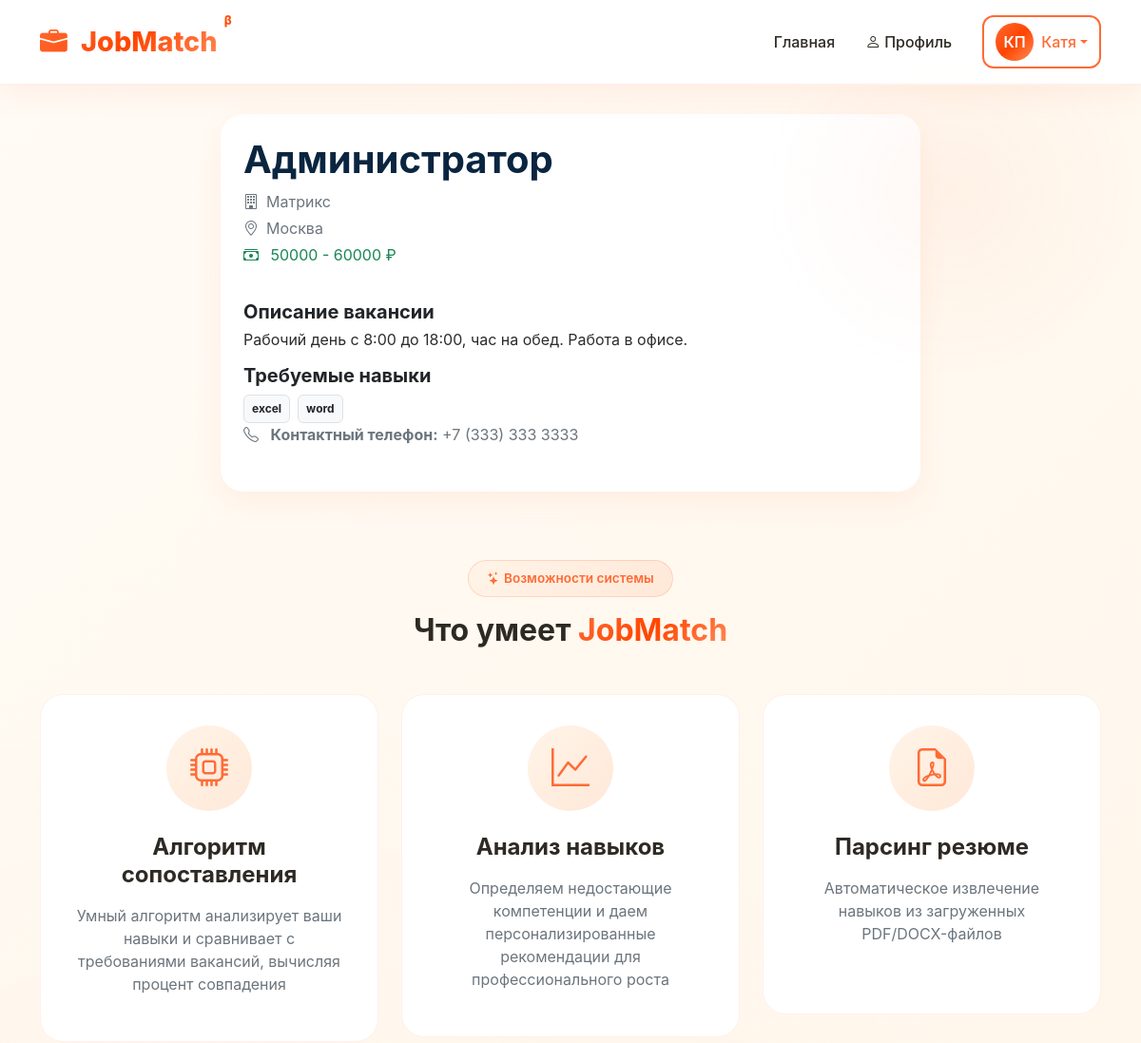
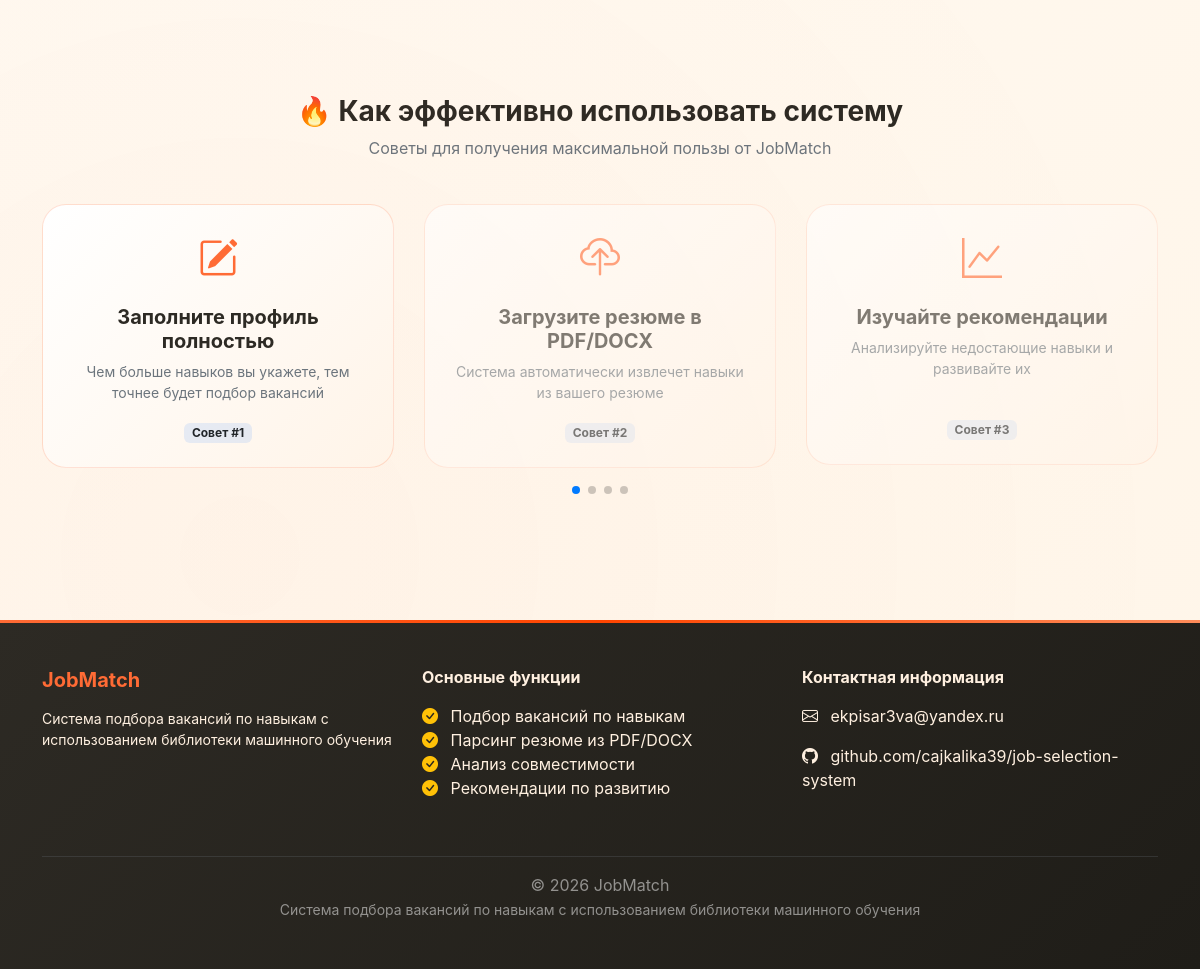
Screenshot of /vacancy/2 (signed in) with the database file from the repository (2 pictures, top to bottom).
### models.py (models this page shows, shortened)
class User(UserMixin, db.Model):
    __tablename__ = 'users'
    id = db.Column(db.Integer, primary_key=True)
    email = db.Column(db.String(120), unique=True, nullable=False)
    password_hash = db.Column(db.String(200), nullable=False)
    first_name = db.Column(db.String(50), nullable=False)
    last_name = db.Column(db.String(50), nullable=False)
    phone = db.Column(db.String(20), nullable=True)
    role = db.Column(db.String(20), nullable=False, default='job_seeker')
    company_name = db.Column(db.String(100), nullable=True)
    created_at = db.Column(db.DateTime, default=lambda: datetime.now(timezone.utc))
    skills = db.relationship('UserSkill', back_populates='user', cascade='all, delete-orphan')
    applications = db.relationship('Application', back_populates='applicant', cascade='all, delete-orphan')
    posted_vacancies = db.relationship('Vacancy', back_populates='employer', cascade='all, delete-orphan')
    @property
    def is_employer(self):
        return self.role == 'employer'
    @property
    def is_job_seeker(self):
        return self.role == 'job_seeker'

class Vacancy(db.Model):
    __tablename__ = 'vacancies'
    id = db.Column(db.Integer, primary_key=True)
    title = db.Column(db.String(100), nullable=False)
    company = db.Column(db.String(100))
    description = db.Column(db.Text)
    salary_min = db.Column(db.Integer)
    salary_max = db.Column(db.Integer)
    location = db.Column(db.String(100))
    url = db.Column(db.String(200))
    employer_phone = db.Column(db.String(20), nullable=True)
    posted_by = db.Column(db.Integer, db.ForeignKey('users.id'), nullable=True)
    created_at = db.Column(db.DateTime, default=lambda: datetime.now(timezone.utc))  # исправлено
    skills = db.relationship('VacancySkill', back_populates='vacancy', cascade='all, delete-orphan')
    applications = db.relationship('Application', back_populates='vacancy', cascade='all, delete-orphan')
    employer = db.relationship('User', back_populates='posted_vacancies')

class VacancySkill(db.Model):
    __tablename__ = 'vacancy_skills'
    id = db.Column(db.Integer, primary_key=True)
    vacancy_id = db.Column(db.Integer, db.ForeignKey('vacancies.id'), nullable=False)
    skill_id = db.Column(db.Integer, db.ForeignKey('skills.id'), nullable=False)
    vacancy = db.relationship('Vacancy', back_populates='skills')
    skill = db.relationship('Skill', back_populates='vacancies')
    __table_args__ = (db.UniqueConstraint('vacancy_id', 'skill_id'),)

class Skill(db.Model):
    __tablename__ = 'skills'
    id = db.Column(db.Integer, primary_key=True)
    name = db.Column(db.String(50), unique=True, nullable=False)
    vacancies = db.relationship('VacancySkill', back_populates='skill', cascade='all, delete-orphan')
    users = db.relationship('UserSkill', back_populates='skill', cascade='all, delete-orphan')

### app.py (the view, shortened to what this page needs)
    @app.route('/vacancy/<int:vacancy_id>')
    def vacancy_detail(vacancy_id):
        from models import Vacancy
        from forms import ApplicationForm
        vacancy = Vacancy.query.get_or_404(vacancy_id)
        form = ApplicationForm()
        has_applied = False
        return render_template('vacancy_detail.html',
                               vacancy=vacancy,
                               form=form,
                               has_applied=has_applied)

### templates/vacancy_detail.html (shortened to what this page needs)
{% extends "base.html" %}
{% block content %}
<div class="container py-4">
    <div class="row">
        <div class="col-lg-8 mx-auto">
            <div class="card p-4">
                <h1 class="fw-bold mb-2" style="color: #0a2540;">{{ vacancy.title }}</h1>
                <div class="mb-3">
                    <p class="text-secondary mb-1">
                        <i class="bi bi-building me-2"></i>{{ vacancy.company or 'Компания не указана' }}
                    </p>
                    {% if vacancy.location %}
                    <p class="text-secondary mb-1">
                        <i class="bi bi-geo-alt me-2"></i>{{ vacancy.location }}
                    </p>
                    {% endif %}
                    {% if vacancy.salary_min or vacancy.salary_max %}
                    <p class="text-success mb-1">
                        <i class="bi bi-cash-stack me-2"></i>
                        {% if vacancy.salary_min and vacancy.salary_max %}
                            {{ vacancy.salary_min }} - {{ vacancy.salary_max }} ₽
                        {% elif vacancy.salary_min %}
                            от {{ vacancy.salary_min }} ₽
                        {% elif vacancy.salary_max %}
                            до {{ vacancy.salary_max }} ₽
                        {% endif %}
                    </p>
                    {% endif %}
                </div>
                <h5 class="fw-bold mb-2 mt-3">Описание вакансии</h5>
                <div style="white-space: pre-wrap; line-height: 1.2; font-size: 1rem; color: #2c2c2c;">
                    {%- if vacancy.description -%}
                        {%- set text = vacancy.description|replace('\\n', '\n') -%}
                        {%- for line in text.split('\n') -%}
                            {{- line -}}{% if not loop.last %}<br>{% endif %}
                        {%- endfor -%}
                    {%- else -%}
                        Описание отсутствует
                    {%- endif -%}
                </div>
                {% if vacancy.skills %}
                <h5 class="fw-bold mb-2 mt-3">Требуемые навыки</h5>
                <div class="d-flex flex-wrap gap-2">
                    {% for vs in vacancy.skills %}
                        <span class="badge bg-light text-dark p-2 border">
                            {{ vs.skill.name }}
                        </span>
                    {% endfor %}
                </div>
                {% endif %}
                {% if vacancy.employer_phone %}
                <p class="text-secondary mb-3">
                    <i class="bi bi-telephone me-2"></i>
                    <strong>Контактный телефон:</strong> {{ vacancy.employer_phone }}
                </p>
                {% endif %}
            </div>
        </div>
    </div>
</div>
{% endblock %}

### templates/base.html (shortened to what this page needs)
<!DOCTYPE html>
<html lang="ru">
<head>
    <link href="https://cdn.jsdelivr.net/npm/bootstrap@5.3.0/dist/css/bootstrap.min.css" rel="stylesheet">
    <link rel="stylesheet" href="https://cdn.jsdelivr.net/npm/bootstrap-icons@1.11.0/font/bootstrap-icons.css">
    <link rel="stylesheet" href="https://cdn.jsdelivr.net/npm/swiper@11/swiper-bundle.min.css" />
    <link href="https://unpkg.com/aos@2.3.1/dist/aos.css" rel="stylesheet">
</head>
<body>
    <nav class="navbar navbar-expand-lg fixed-top">
        <div class="container">
            <a class="navbar-brand" href="/">
                <i class="bi bi-briefcase-fill me-2"></i>
                JobMatch
            </a>
            <div class="collapse navbar-collapse" id="navbarNav">
                <ul class="navbar-nav ms-auto">
                    {% if current_user.is_authenticated %}
                        <li class="nav-item">
                            <a class="nav-link" href="/">Главная</a>
                        </li>
                        <li class="nav-item">
                            <a class="nav-link" href="{{ url_for('auth.profile') }}">
                                <i class="bi bi-person me-1"></i>Профиль
                            </a>
                        </li>
                    {% endif %}
                </ul>
                <div class="ms-3">
                    {% if current_user.is_authenticated %}
                        <div class="dropdown">
                            <button class="btn btn-outline-primary dropdown-toggle d-flex align-items-center" type="button" data-bs-toggle="dropdown">
                                <div class="avatar-circle me-2">
                                    {{ current_user.first_name[0] }}{{ current_user.last_name[0] }}
                                </div>
                                {{ current_user.first_name }}
                            </button>
                        </div>
                    {% else %}
                        <a href="{{ url_for('auth.login') }}" class="btn btn-outline-primary btn-sm">Войти</a>
                        <a href="{{ url_for('auth.register') }}" class="btn btn-primary btn-sm ms-2">Регистрация</a>
                    {% endif %}
                </div>
            </div>
        </div>
    </nav>
    <main>
        {% block content %}{% endblock %}
        <div class="container py-5" data-aos="fade-up">
            <div class="text-center mb-5">
                <span class="badge-match mb-3 d-inline-block">
                    <i class="bi bi-stars me-1"></i>Возможности системы
                </span>
                <h2 class="fw-bold" style="color: var(--text-dark);">Что умеет <span class="gradient-text">JobMatch</span></h2>
            </div>
            <div class="row g-4">
                <div class="col-md-4" data-aos="fade-up" data-aos-delay="100">
                    <div class="info-card" onclick="showFeature('match')">
                        <div class="info-icon">
                            <i class="bi bi-cpu fs-1" style="color: var(--orange-primary); transition: var(--transition);"></i>
                        </div>
                        <h4 class="fw-bold mb-3">Алгоритм сопоставления</h4>
                        <p class="text-secondary mb-3">Умный алгоритм анализирует ваши навыки и сравнивает с требованиями вакансий, вычисляя процент совпадения</p>
                    </div>
                </div>
                <div class="col-md-4" data-aos="fade-up" data-aos-delay="200">
                    <div class="info-card" onclick="showFeature('skills')">
                        <div class="info-icon">
                            <i class="bi bi-graph-up fs-1" style="color: var(--orange-primary);"></i>
                        </div>
                        <h4 class="fw-bold mb-3">Анализ навыков</h4>
                        <p class="text-secondary mb-3">Определяем недостающие компетенции и даем персонализированные рекомендации для профессионального роста</p>
                    </div>
                </div>
                <div class="col-md-4" data-aos="fade-up" data-aos-delay="300">
                    <div class="info-card" onclick="showFeature('resume')">
                        <div class="info-icon">
                            <i class="bi bi-file-earmark-pdf fs-1" style="color: var(--orange-primary);"></i>
                        </div>
                        <h4 class="fw-bold mb-3">Парсинг резюме</h4>
                        <p class="text-secondary mb-3">Автоматическое извлечение навыков из загруженных PDF/DOCX-файлов<br><br></p>
                    </div>
                </div>
            </div>
        </div>
        <div class="container py-5" data-aos="fade-up">
            <div class="text-center mb-4">
                <h3 class="fw-bold">🔥 Как эффективно использовать систему</h3>
                <p class="text-secondary">Советы для получения максимальной пользы от JobMatch</p>
            </div>
            <div class="swiper tipsSwiper">
                <div class="swiper-wrapper">
                    <div class="swiper-slide">
                        <div class="tip-card" onclick="showTip('tip1')">
                            <i class="bi bi-pencil-square fs-1" style="color: var(--orange-primary);"></i>
                            <h5 class="fw-bold mt-3">Заполните профиль полностью</h5>
                            <p class="text-secondary small">Чем больше навыков вы укажете, тем точнее будет подбор вакансий</p>
                            <span class="badge bg-primary bg-opacity-10 text-dark">Совет #1</span>
                        </div>
                    </div>
                    <div class="swiper-slide">
                        <div class="tip-card" onclick="showTip('tip2')">
                            <i class="bi bi-cloud-upload fs-1" style="color: var(--orange-primary);"></i>
                            <h5 class="fw-bold mt-3">Загрузите резюме в PDF/DOCX</h5>
                            <p class="text-secondary small">Система автоматически извлечет навыки из вашего резюме</p>
                            <span class="badge bg-primary bg-opacity-10 text-dark">Совет #2</span>
                        </div>
                    </div>
                    <div class="swiper-slide">
                        <div class="tip-card" onclick="showTip('tip3')">
                            <i class="bi bi-graph-up fs-1" style="color: var(--orange-primary);"></i>
                            <h5 class="fw-bold mt-3">Изучайте рекомендации</h5>
                            <p class="text-secondary small">Анализируйте недостающие навыки и развивайте их<br><br></p>
                            <span class="badge bg-primary bg-opacity-10 text-dark">Совет #3</span>
                        </div>
                    </div>
                </div>
                <div class="swiper-pagination"></div>
            </div>
        </div>
    <footer>
        <div class="container">
            <div class="row">
                <div class="col-md-4 mb-4">
                    <h5 class="fw-bold mb-3" style="color: var(--orange-primary);">JobMatch</h5>
                    <p class="small">Система подбора вакансий по навыкам с использованием библиотеки машинного обучения</p>
                </div>
                <div class="col-md-4 mb-4">
                    <h6 class="fw-bold mb-3">Основные функции</h6>
                    <ul class="list-unstyled">
                        <li><i class="bi bi-check-circle-fill text-warning me-2"></i> Подбор вакансий по навыкам</li>
                        <li><i class="bi bi-check-circle-fill text-warning me-2"></i> Парсинг резюме из PDF/DOCX</li>
                        <li><i class="bi bi-check-circle-fill text-warning me-2"></i> Анализ совместимости</li>
                        <li><i class="bi bi-check-circle-fill text-warning me-2"></i> Рекомендации по развитию</li>
                    </ul>
                </div>
                <div class="col-md-4 mb-4">
                    <h6 class="fw-bold mb-3">Контактная информация</h6>
                    <p><i class="bi bi-envelope me-2"></i> ekpisar3va@yandex.ru</p>
                    <p><i class="bi bi-github me-2"></i> github.com/cajkalika39/job-selection-system</p>
                </div>
            </div>
            <hr class="border-secondary">
            <div class="text-center text-white-50">
                <p class="mb-0">© 2026 JobMatch</p>
                <small class="text-white-50">Система подбора вакансий по навыкам с использованием библиотеки машинного обучения</small>
            </div>
        </div>
    </footer>
</body>
</html>

### rows the page displays
User: first_name "К", last_name "П", first_name "Катя"
Vacancy: title "Администратор", company "Матрикс", location "Москва", salary_min "50000", salary_max "60000", description "Рабочий день с 8:00 до 18:00, час на обед. Работа в офисе.", employer_phone "+7 (333) 333 3333"
VacancySkill: skill.name "excel"
VacancySkill: skill.name "word"
